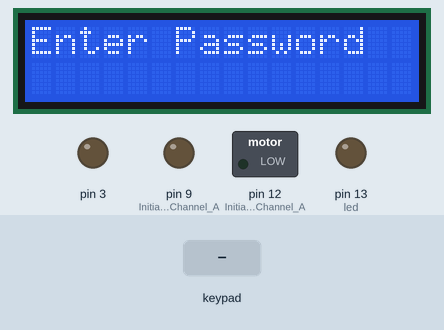
Simulated run of this sketch. Board: Arduino Uno, built with avr-gcc and run on an emulated ATmega328P. On the bench: 16×2 character LCD, switched loads named in the sketch (green lamp = pin HIGH), output pins drawn as LEDs (lit = HIGH). Inputs (shaded band) come from the test bench. EEPROM starts erased.

Above: at 11.3 s.
11.4 s: keypad keys 1 1 1 0 8 7 # pressed 0.4 s apart
At 14.1 s:
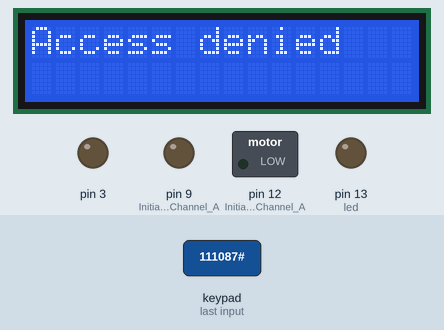
17.2 s: key 'A' pressed
At 17.9 s:
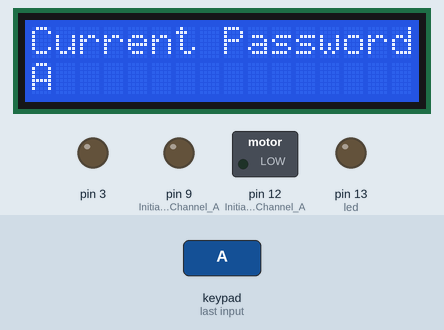
18.8 s: keypad keys 6 5 4 2 * pressed 0.4 s apart
At 20.9 s:
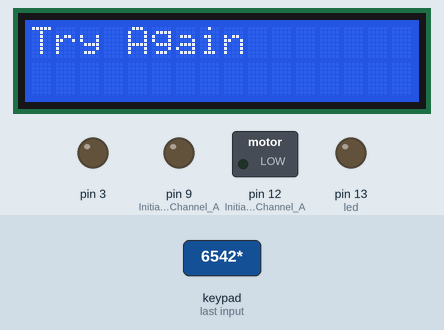
22.8 s: key 'B' pressed
At 25.67 s:
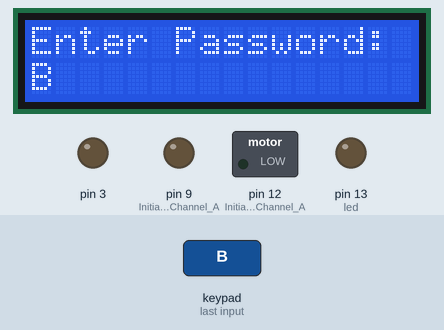
25.8 s: key 'C' pressed
At 26.5 s:
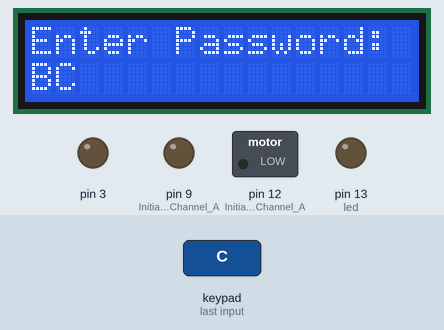
27.3 s: keypad keys 6 5 4 2 A pressed 0.4 s apart
At 30.8 s:
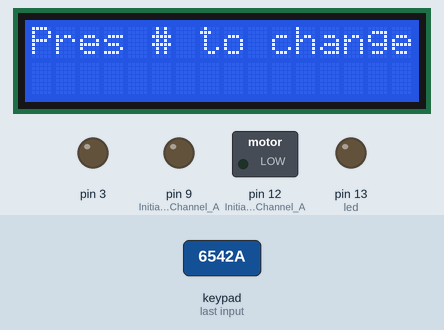
Timing chart, 0 to 32.3 s (numbered marks = the images above; inputs shaded):
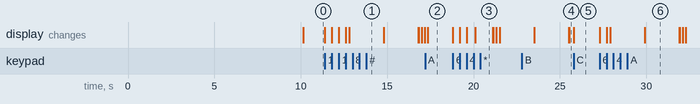

The sketch:

door_lock_system.ino
```cpp
//# include <Key.h>
//#include <AFMotor.h>
#include <AFMotor.h>
#include <Keypad.h>
#include<EEPROM.h>
#include<LiquidCrystal.h>
LiquidCrystal lcd(A0,A1,A2,A3,A4,A5);

char password[4];
char initial_password[4],new_password[4];
int i=0;
int led=13;
char key_pressed=0;

const byte ROWS = 4; //four rows
const byte COLS = 4; //four columns
//define the cymbols on the buttons of the keypads
char hexaKeys[ROWS][COLS] = {
  {'1','2','3','A'},
  {'4','5','6','B'},
  {'7','8','9','C'},
  {'*','0','#','D'}
};
byte rowPins[ROWS] = {11,10,8,7}; //connect to the row pinouts of the keypad
byte colPins[COLS] = {6,5,4,2};//connect to the column pinouts of the keypad

//initialize an instance of class NewKeypad
Keypad keypad_key = Keypad( makeKeymap(hexaKeys), rowPins, colPins, ROWS, COLS);

void setup(){
    //Setup Channel A
pinMode(12, OUTPUT); //Initiates Motor Channel A pin
pinMode(9, OUTPUT); //Initiates Brake Channel A pin
pinMode(3,OUTPUT);
pinMode(led,OUTPUT);
initialpassword();
Serial.begin(9600);
lcd.begin(16,2);
lcd.setCursor(0,0);
lcd.print("WELLCOME");
delay(10000);
lcd.clear();
lcd.begin(16,2);
lcd.setCursor(0,0);
lcd.print("Enter Password");
lcd.setCursor(0,1);
}
  void loop(){
  digitalWrite(10,LOW);
  key_pressed = keypad_key.getKey();
 if(key_pressed=='#')
change();


if (key_pressed)
{
password[i++]=key_pressed;
lcd.print(key_pressed);
}
if(i==4)
{
delay(200);
for(int j=0;j<4;j++)
initial_password[j]=EEPROM.read(j);
if(!(strncmp(password, initial_password,4)))
{
lcd.clear();
lcd.print("Pass Accepted");
digitalWrite(13,HIGH);
delay(2000);
digitalWrite(13,LOW);
//forward @ full speed
digitalWrite(12, HIGH); //Establishes forward direction of Channel A
digitalWrite(9, LOW);   //Disengage the Brake for Channel A
analogWrite(3, 230);   //Spins the motor on Channel A at full speed
  delay(1000);
  digitalWrite(9, HIGH); //Eengage the Brake for Channel A
delay(1000);

  //backward @ half speed
digitalWrite(12, LOW); //Establishes backward direction of Channel A
digitalWrite(9, LOW);   //Disengage the Brake for Channel A
analogWrite(3, 230);   //Spins the motor on Channel A at half speed
  delay(1000);
  digitalWrite(9, HIGH); //Eengage the Brake for Channel A

  //delay(1000);

lcd.clear();
lcd.print("Enter Password:");
lcd.setCursor(0,1);
i=0;

}

else
{
lcd.clear();
lcd.print("Access denied");
delay(2000);
lcd.clear();
lcd.setCursor(0,0);
lcd.print("Pres # to change");
delay(2000);
lcd.clear();
lcd.print("Enter Password:");
lcd.setCursor(0,1);
i=0;


}
}
}


void change()
{
int j=0;
lcd.clear();
lcd.print("Current Password");
lcd.setCursor(0,1);
while(j<4)
{
char key=keypad_key.getKey();
if(key)
{
new_password[j++]=key;
lcd.print(key);
}
key=0;
}
delay(500);
if((strncmp(new_password, initial_password, 4)))
{
lcd.clear();
lcd.setCursor(0,0);
lcd.print("Try Again");
delay(1000);

}
else
{
j=0;
lcd.clear();
lcd.print("New Password:");
lcd.setCursor(0,1);

delay(1000);

while(j<4)
{
char key=keypad_key.getKey();
if(key)
{
initial_password[j]=key;
lcd.print(key);
EEPROM.write(j,key);
j++;
}
}
lcd.clear();
lcd.setCursor(0,0);
lcd.print("Pass Changed");
delay(1000);

}
lcd.clear();
lcd.print("Enter Password");
lcd.setCursor(0,1);
key_pressed=0;

}

void initialpassword()
{
for(int j=0;j<4;j++)
EEPROM.write(j, j+49);
for(int j=0;j<4;j++)
initial_password[j]=EEPROM.read(j);

}
```

Measured:
- after the input at 11.4 s, the display: first changes at once (image 1 shows a later state)
- after the input at 17.2 s, the display: changes after 0.15 s (image 2)
- after the input at 18.8 s, the display: first changes at once (image 3 shows a later state)
- after the input at 22.8 s, the display: first differs from a run without the input after 2.7 s (image 4)
- after the input at 25.8 s, the display: changes at once (image 5)
- after the input at 27.3 s, the display: first changes at once (image 6 shows a later state)
